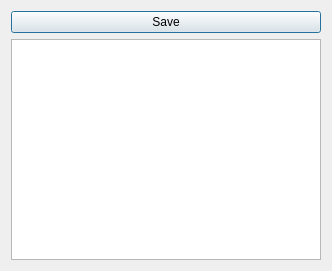
<?xml version="1.0" encoding="UTF-8"?>
<ui version="4.0">
 <class>Dialog</class>
 <widget class="QDialog" name="Dialog">
  <property name="geometry">
   <rect>
    <x>0</x>
    <y>0</y>
    <width>332</width>
    <height>271</height>
   </rect>
  </property>
  <property name="windowTitle">
   <string>Dialog</string>
  </property>
  <layout class="QVBoxLayout" name="verticalLayout">
   <item>
    <widget class="QPushButton" name="pushButton">
     <property name="text">
      <string>Save</string>
     </property>
    </widget>
   </item>
   <item>
    <widget class="QTreeView" name="treeView"/>
   </item>
  </layout>
 </widget>
 <resources/>
 <connections/>
</ui>
